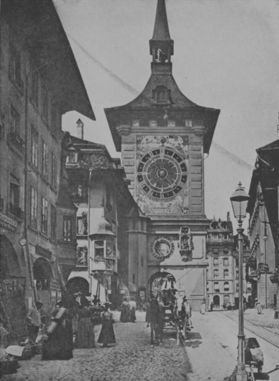
#> input picture assets/lowcontrast.png, 279 x 381 px
$ python filters_and_convolutions.py
#> lines starting #> are read from the running program, lines starting #| are printed output that depends on the picture
import matplotlib.pyplot as plt
import numpy as np
import cv2

"""
1) Implement a function that changes the brightness and/or contrast of a colored image.
The function should have as input:
• a colored or black and white image, with values 𝑟, 𝑔, 𝑏
• the value of the brightness change 𝛽
• the value of the contrast change 𝜅
The brightness should be changed additively, that is, the pixel with color 𝑐 = (𝑟, 𝑔, 𝑏) should
pass to 𝑐 = (𝑟 + 𝛽, 𝑔 + 𝛽, 𝑏 + 𝛽) (it is the same color, but lower saturation - it was mixed with a
little white color).
The contrast should be changed multiplicatively, that is, the pixel with color 𝑐 = (𝑟, 𝑔, 𝑏) should
pass to 𝑐 = (𝜅(𝑟 − 𝑟̅ ) + 𝑟̅ , 𝜅(𝑔 − 𝑔̅ ) + 𝑔̅ , 𝜅(𝑏 − 𝑏̅ ) + 𝑏̅ ).
Test with the image lowcontrast.png or another image of your choice.
"""

img = cv2.imread('assets/lowcontrast.png')
#> img is the input picture: shape (381, 279, 3); min 50, max 181, mean 118.8

def edit_image(img, brightness, contrast):
#> called with brightness = 70, contrast = 1
    new_img = img + brightness
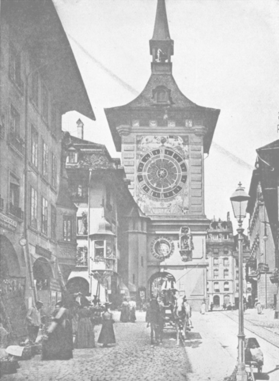
#> new_img: shape (381, 279, 3); min 120, max 251, mean 188.8

    for i in range(3): # works for colorful images
        avg = np.average(new_img[:, :, i])
        new_img[:, :, i] = (new_img[:, :, i] - avg)*contrast + avg

    return new_img

bright_img = edit_image(img, 70, 1)
high_contrast_img = edit_image(img, 0, 1.75)
#> call 2 of edit_image, with brightness = 0, contrast = 1.75
#> after the loop in edit_image (call 2), `for i in range(3):`:
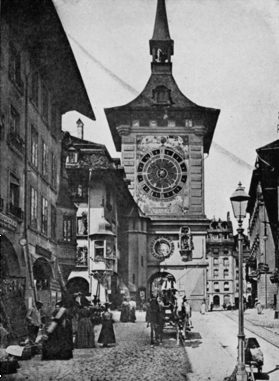
#> new_img: shape (381, 279, 3); min 0, max 255, mean 118.3

cv2.imshow("Original", img)
cv2.waitKey(0)

cv2.imshow("Bright", bright_img)
cv2.waitKey(0)

cv2.imshow("High Contrast", high_contrast_img)
cv2.waitKey(0)

"""
2) Make the histogram of the original image, the image with altered brightness and the
image with altered contrast using the function developed in (1). Compare with the
histogram of the image with brightness and contrast altered by the function
cv2.convertScaleAbs(img, alpha=contrast, beta=brightness)
Does your function implement the same concept as the OpenCV function?
"""

img_2 = cv2.convertScaleAbs(img, alpha=1, beta=70)
cv2.imshow("cv2's bright", img_2)
cv2.waitKey(0)

img_3 = cv2.convertScaleAbs(img, alpha=1.5, beta=0)
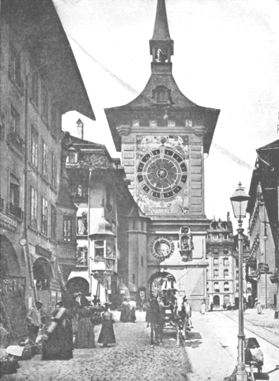
#> img_3: shape (381, 279, 3); min 75, max 255, mean 177.5
cv2.imshow("cv2's high contrast", img_3)
cv2.waitKey(0)

fig, axs = plt.subplots(nrows=5)
ax0, ax1, ax2, ax3, ax4 = axs

ax0.hist(img.ravel(), 256, [0, 256], color='blue', label='Original')
ax0.legend(loc='upper center')
ax0.tick_params(axis='x', which='both', bottom=False, top=False, labelbottom=False)

ax1.hist(bright_img.ravel(), 256, [0, 256], color='red', label='Bright')
ax1.legend(loc='upper center')
ax1.tick_params(axis='x', which='both', bottom=False, top=False, labelbottom=False)

ax2.hist(high_contrast_img.ravel(), 256, [0, 256], color='green', label='High Contrast')
ax2.legend(loc='upper center')
ax2.tick_params(axis='x', which='both', bottom=False, top=False, labelbottom=False)

ax3.hist(img_2.ravel(), 256, [0, 256], color='yellow', label="cv2's bright")
ax3.legend(loc='upper center')
ax3.tick_params(axis='x', which='both', bottom=False, top=False, labelbottom=False)

ax4.hist(img_3.ravel(), 256, [0, 256], color='purple', label="cv2's high contrast")
ax4.legend(loc='upper center')
ax4.tick_params(axis='y', labelcolor='red')
plt.show()
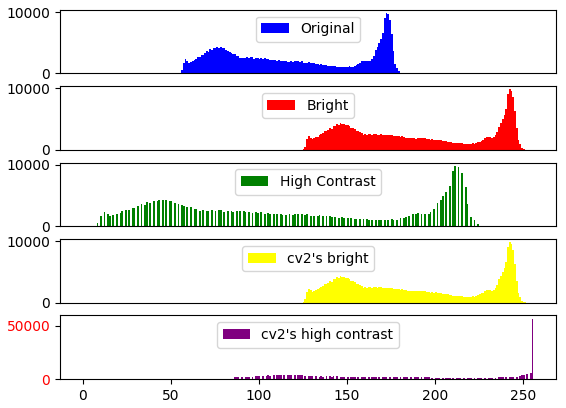
#> figure drawn by matplotlib, 5 panels; panel 5: tallest bar 56826 high, from x = 255 to 256

"""
While our function tries to keep the image's average color and raise
the standard deviation, cv2's function just multiplies the image's
values by the alpha parameter, which is why the image is so bright.
The beta parameter is just added to the image's values, acting like our
brightness parameter.
"""

"""
3) Write a function to perform the convolution of an image with a filter. The function
should have as input:
• a image
• the matrix corresponding to the filter
The output should be the filtered image. Test with the following filters:
• Constant 3x3
• Derivative in the horizontal 1x3 and derivative in the vertical 3x1
• Sobel filter horizontal and vertical 3x3 (how about looking at the module of the gradient too?)
• Gaussian filter with mean zero and variance of 2 pixels, truncated in a 5x5 matrix.
The images for testing are up to you, but one of the tests should be with a chessboard image.
"""

def apply_convolution(img, matrix):
#> (the run stopped early here; a loop or call above may not have finished)
